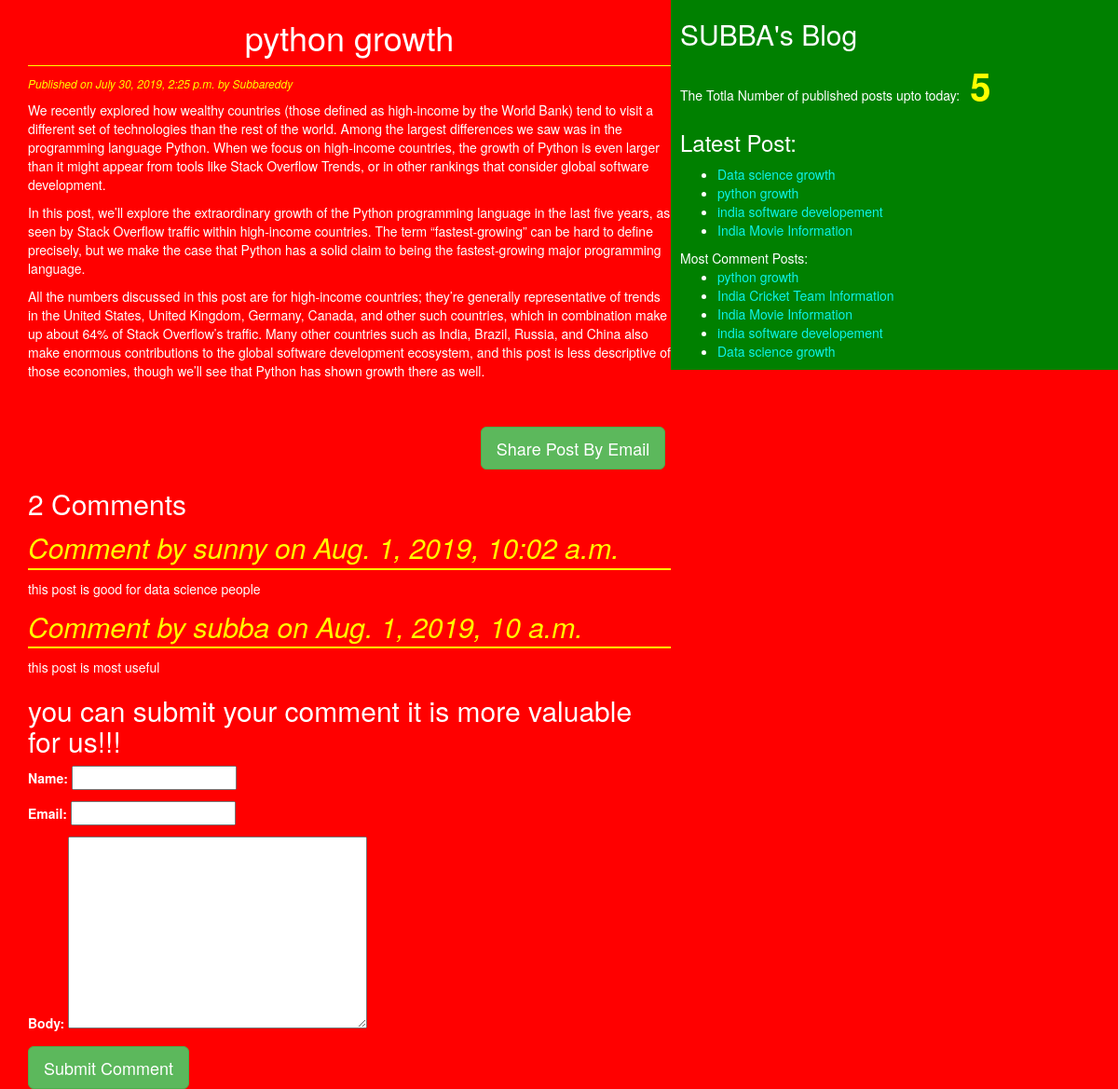
Page /2019/07/30/python-growth/ on the committed database.
### blog/models.py (models this page shows, shortened)
class Post(models.Model):
    STATUS_CHOICES=(('draft','Draft'),('published','Published'))
    title=models.CharField(max_length=256)
    slug=models.SlugField(max_length=264,unique_for_date='publish')
    author=models.ForeignKey(User, related_name='blog_posts',on_delete=models.PROTECT)
    body=models.TextField()
    publish=models.DateTimeField(default=timezone.now)
    created=models.DateTimeField(auto_now_add=True)
    updated=models.DateTimeField(auto_now=True)
    status=models.CharField(max_length=10,choices=STATUS_CHOICES,default='draft')
    objects=CustomManager()
    tags=TaggableManager()
    class Meta:
        ordering=('-publish',)
    def get_absolute_url(self):
        return reverse('post_detail',args=[self.publish.year,self.publish.strftime('%m'),self.publish.strftime('%d'),self.slug])

class Comment(models.Model):
    post=models.ForeignKey(Post,related_name='comments',on_delete=models.PROTECT)
    name=models.CharField(max_length=32)
    email=models.EmailField()
    body=models.TextField()
    created=models.DateTimeField(auto_now_add=True)
    updated=models.DateTimeField(auto_now=True)
    active=models.BooleanField(default=True)
    class Meta:
        ordering=('-created',)

### blog/views.py (the view)
# urls.py: url(r'^(?P<year>\d{4})/(?P<month>\d{2})/(?P<day>\d{2})/(?P<post>[-\w]+)/$',views.post_detail_view,name='post_detail'),
def post_detail_view(request,year,month,day,post):
    post=get_object_or_404(Post,slug=post,status='published',publish__year=year,publish__month=month,publish__day=day)
    comments=post.comments.filter(active=True)
    csubmit=False
    if request.method=='POST':
        form=CommentForm(request.POST)
        if form.is_valid():
            new_comment=form.save(commit=False)
            new_comment.post=post
            new_comment.save()
    else:
        form=CommentForm()
    return render(request,'blog/post_detail.html',{'post':post,'form':form,'csubmit':csubmit,'comments':comments})

### blog/forms.py
class CommentForm(forms.ModelForm):
    class Meta:
        model=Comment
        fields=('name','email','body')

### blog/models.py (called while the page is built)
    def get_queryset(self):
        return super().get_queryset().filter(status='published')

### blog/templatetags/blog_tags.py (called while the page is built)
@register.simple_tag(name='my_tag')
def total_posts():
    return Post.objects.count()

@register.inclusion_tag('blog/latest_posts123.html')
def show_latest_posts(count=3):
    latest_posts=Post.objects.order_by('-publish')[:count]
    return {'latest_posts':latest_posts}

@register.simple_tag()
def get_most_commented_posts(count=5):
    return Post.objects.annotate(total_comments=Count('comments')).order_by('-total_comments')[:count]

### templates/blog/post_detail.html (shortened to what this page needs)
{%extends 'blog/base.html'%}
{%block content%}
<h1>{{post.title}}</h1>
<p id="date">Published on {{post.publish}} by {{post.author|title}}</p>
{{post.body|linebreaks}}<br><br>
<div class="container" align="center">
    <a href="/{{post.id}}/share" class="btn btn-lg btn-success">Share Post By Email</a>
</div>
{% with comments.count as comments_count%}
<h2>{{comments_count}} Comment{{comments_count|pluralize}}</h2>
{%endwith%}
{%if comments%}
{%for comment in comments%}
<p id="ch">Comment {{forloop.count}} by {{comment.name}} on {{comment.created}}</p>
<div class="cb">
    {{comment.body|linebreaks}}
</div>
{%endfor%}
{%else%}
<p>There are no comments yet</p>
{%endif%}
{%if csubmit%}
<h2>your comment added successfully</h2>
{%else%}
<h2>you can submit your comment it is more valuable for us!!!</h2>
<form method="post">
{{form.as_p}}
<input type="submit" class="btn btn-success btn-lg" value="Submit Comment">
    </form>
{%endif%}
{%endblock%}

### templates/blog/base.html (shortened to what this page needs)
<!DOCTYPE html>
{%load blog_tags%}
{%load staticfiles%}
<html lang="en">
<head>
    <link rel="stylesheet" href="https://maxcdn.bootstrapcdn.com/bootstrap/3.3.7/css/bootstrap.min.css">
    <link rel="stylesheet" href="{%static 'css/blog.css'%}">
</head>
<body>
<div class="content">
    {%block content%}{%endblock%}
</div>
<div class="sidebar">
    <h2>SUBBA's Blog</h2>
    <p>The Totla Number of published posts upto today:<span id="pcount"> {% my_tag %}</span></p>
<h3>Latest Post:</h3>{%show_latest_posts 4%}
    <h>Most Comment Posts:</h>
    {%get_most_commented_posts as most_commented_posts%}
    <ul>
        {%for post in most_commented_posts%}
        <li><a href="{{post.get_absolute_url}}"> {{post.title}}</a></li>
    {%endfor%}
    </ul>
</div>
</body>
</html>

### templates/blog/latest_posts123.html
<ul>
    {%for post in latest_posts%}
    <li><a href="{{post.get_absolute_url}}"> {{post.title}}</a></li>
    {%endfor%}
</ul>

### static/css/blog.css (style rules this page uses)
.content { width:60%; float:left; }
.sidebar { width:40%; float:right; }

### templates/blog/base.html (style rules this page uses)
.content { width:60%; float:left; padding:0 0 0 30px; background:red; }
.sidebar { width:40%; float:right; padding:0 0 0 10px; background:green; height:100%; }
h1 { text-align:center; border-bottom:1px solid yellow; padding-bottom:10px; }
body { color:white; background:red; }
#date { color:yellow; font-size:12px; font-style:italic; }
a { color:#0cf2e7; }
#ch { color:yellow; font-size:30px; font-style:italic; border-bottom: 2px solid yellow; }
#pcount { font-size:40px; color:yellow; font-weight:bold; }

### rows in the picture
Post: title "python growth", publish "July 30, 2019, 2:25 p.m.", author "Subbareddy", body "We recently explored how wealthy countries (those defined as high-income by the World Bank) tend to visit a different set of technologies than the rest of the world. Among the largest differences we saw was in the programming language Python. When we focus on high-income countries, the growth of Python is even larger than it might appear from tools like Stack Overflow Trends, or in other rankings that consider global software development. In this post, we’ll explore the extraordinary growth of the Python programming language in the last five years, as seen by Stack Overflow traffic within high-income countries. The term “fastest-growing” can be hard to define precisely, but we make the case…"
Comment: name "sunny", created "Aug. 1, 2019, 10:02 a.m.", body "this post is good for data science people"
Comment: name "subba", created "Aug. 1, 2019, 10 a.m.", body "this post is most useful"
Post: title "Data science growth"
Post: title "india software developement"
Post: title "India Movie Information"
Post: title "India Cricket Team Information"

### other values in the picture
{{ comments_count }} "2"
